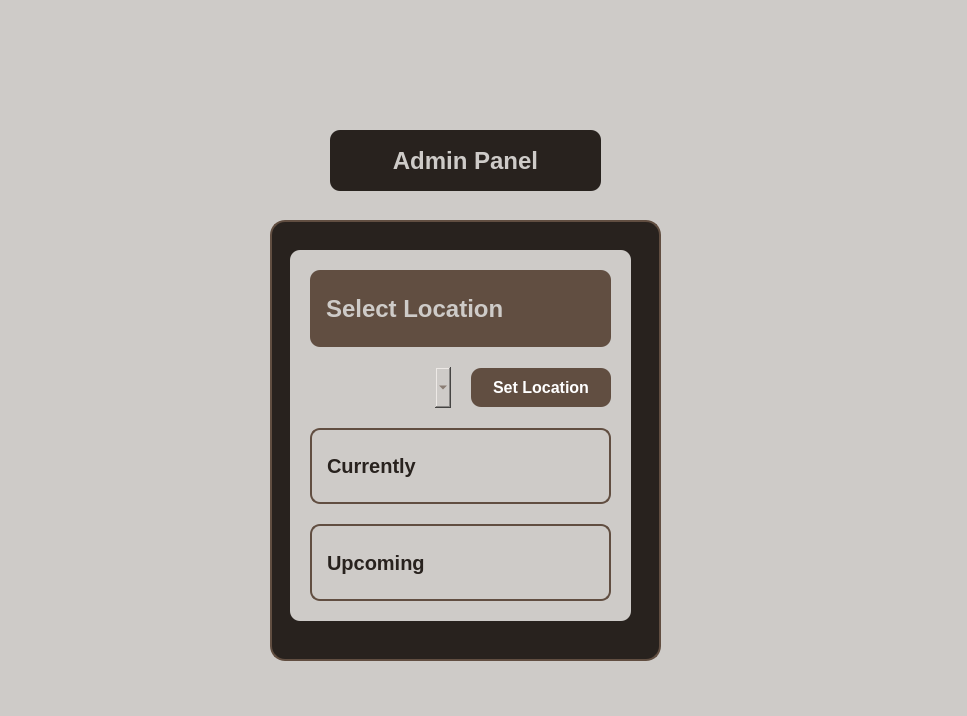
<?xml version="1.0" encoding="UTF-8"?>
<ui version="4.0">
 <class>AdminPanel</class>
 <widget class="QDialog" name="AdminPanel">
  <property name="geometry">
   <rect>
    <x>0</x>
    <y>0</y>
    <width>967</width>
    <height>716</height>
   </rect>
  </property>
  <property name="windowTitle">
   <string>Dialog</string>
  </property>
  <property name="styleSheet">
   <string notr="true">background-color: #cecbc8;
color: #614e41;
font-size: 22px;
border-radius: 10px;
padding: 20px 10px; /* top &amp; bottom padding bigger */
font-weight: bold;
qproperty-alignment: AlignCenter;
</string>
  </property>
  <widget class="QLabel" name="label">
   <property name="geometry">
    <rect>
     <x>330</x>
     <y>130</y>
     <width>271</width>
     <height>61</height>
    </rect>
   </property>
   <property name="font">
    <font>
     <pointsize>-1</pointsize>
     <bold>true</bold>
    </font>
   </property>
   <property name="styleSheet">
    <string notr="true">background-color: #28221e;
color: #cecbc8;
font-size: 24px;
border-radius: 10px;
padding: 10px;
font-weight: bold;
qproperty-alignment: AlignCenter;
</string>
   </property>
   <property name="text">
    <string>Admin Panel</string>
   </property>
   <property name="alignment">
    <set>Qt::AlignmentFlag::AlignCenter</set>
   </property>
  </widget>
  <widget class="QFrame" name="containerframe">
   <property name="geometry">
    <rect>
     <x>270</x>
     <y>220</y>
     <width>391</width>
     <height>441</height>
    </rect>
   </property>
   <property name="styleSheet">
    <string notr="true">QFrame#containerframe {
    background-color: #28221e;       
    border-radius: 15px;            
    border: 2px solid #614e41;       
}
</string>
   </property>
   <property name="frameShape">
    <enum>QFrame::Shape::StyledPanel</enum>
   </property>
   <property name="frameShadow">
    <enum>QFrame::Shadow::Raised</enum>
   </property>
   <widget class="QWidget" name="">
    <property name="geometry">
     <rect>
      <x>20</x>
      <y>30</y>
      <width>341</width>
      <height>371</height>
     </rect>
    </property>
    <layout class="QGridLayout" name="gridLayout">
     <property name="leftMargin">
      <number>20</number>
     </property>
     <property name="topMargin">
      <number>20</number>
     </property>
     <property name="rightMargin">
      <number>20</number>
     </property>
     <property name="bottomMargin">
      <number>20</number>
     </property>
     <property name="spacing">
      <number>20</number>
     </property>
     <item row="1" column="1">
      <widget class="QPushButton" name="btnSetLocation">
       <property name="styleSheet">
        <string notr="true">QPushButton {
    background-color: #614e41;
    color: #ffffff;
    border: none;
    border-radius: 10px;
    padding: 10px 20px;
    font-size: 16px;
}

QPushButton:hover {
    background-color: #7f6951;
}

QPushButton:pressed {
    background-color: #4f3d33;
}
</string>
       </property>
       <property name="text">
        <string>Set Location</string>
       </property>
      </widget>
     </item>
     <item row="0" column="0" colspan="2">
      <widget class="QLabel" name="labelselectlocation">
       <property name="styleSheet">
        <string notr="true">background-color: #614e41;
color: #cecbc8;
font-size: 24px;
border-radius: 10px;
padding: 10px;
font-weight: bold;
qproperty-alignment: AlignCenter;
</string>
       </property>
       <property name="text">
        <string>Select Location</string>
       </property>
      </widget>
     </item>
     <item row="4" column="0" colspan="2">
      <widget class="QLabel" name="labelupcominglocation">
       <property name="styleSheet">
        <string notr="true">	background-color: #cecbc8;
    	color: #28221e;
    	border: 2px solid #614e41;
    	border-radius: 10px;
    	padding: 10px;
    	font-size: 20px;
   	font-weight: bold;</string>
       </property>
       <property name="text">
        <string>Upcoming</string>
       </property>
      </widget>
     </item>
     <item row="1" column="0">
      <widget class="QComboBox" name="combocheckpoint">
       <property name="styleSheet">
        <string notr="true">border-radius: 10px;
padding: 10px 20px;
font-weight: bold;
font-size: 16px;</string>
       </property>
      </widget>
     </item>
     <item row="3" column="0" colspan="2">
      <widget class="QLabel" name="labelShowLocation">
       <property name="styleSheet">
        <string notr="true">QLabel#labelShowLocation {
	background-color: #cecbc8;
    	color: #28221e;
    	border: 2px solid #614e41;
    	border-radius: 10px;
    	padding: 10px;
    	font-size: 20px;
   	font-weight: bold;
}
</string>
       </property>
       <property name="text">
        <string>Currently</string>
       </property>
      </widget>
     </item>
    </layout>
   </widget>
  </widget>
 </widget>
 <resources/>
 <connections/>
</ui>
